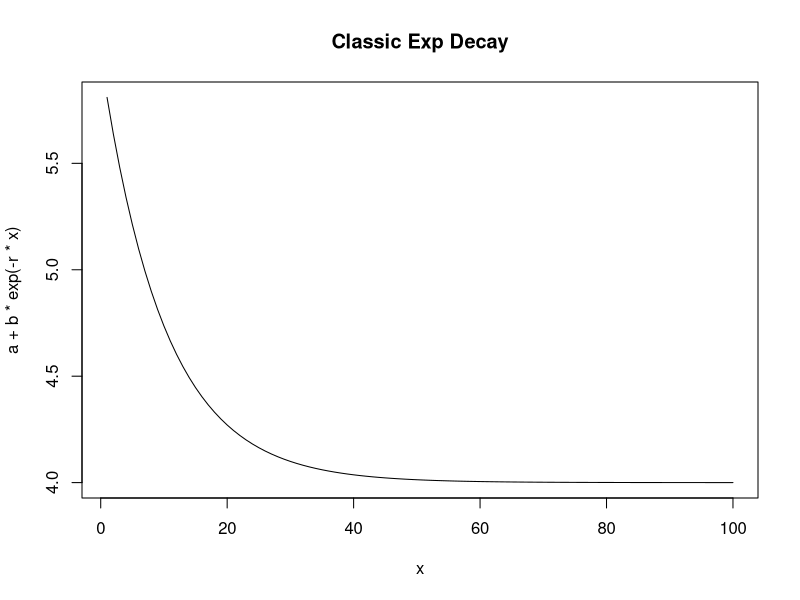
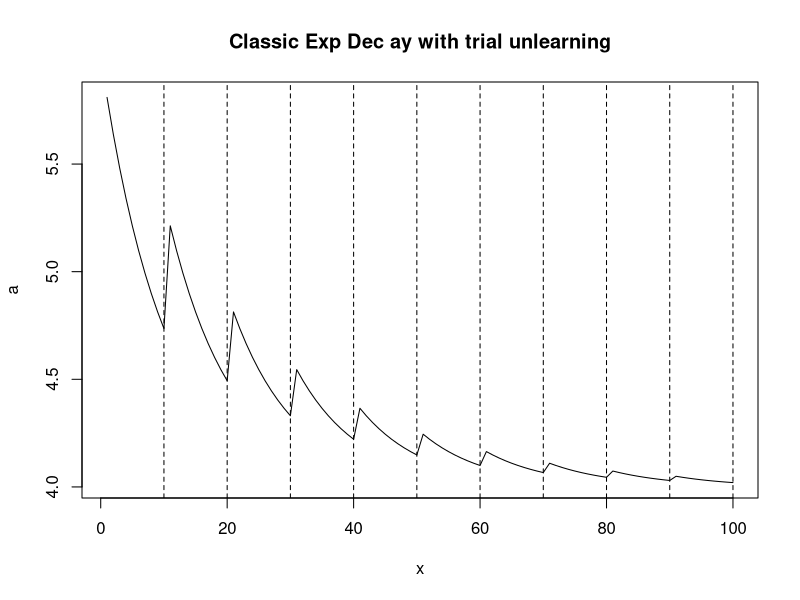
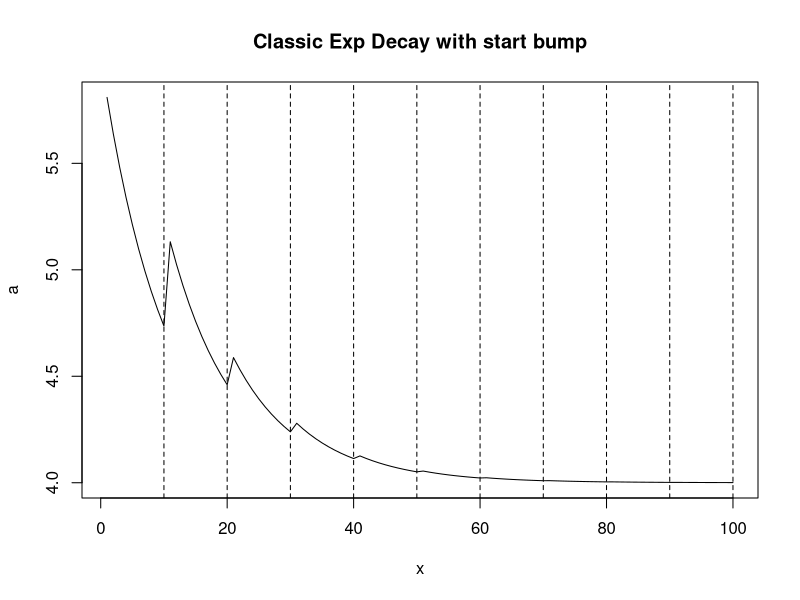
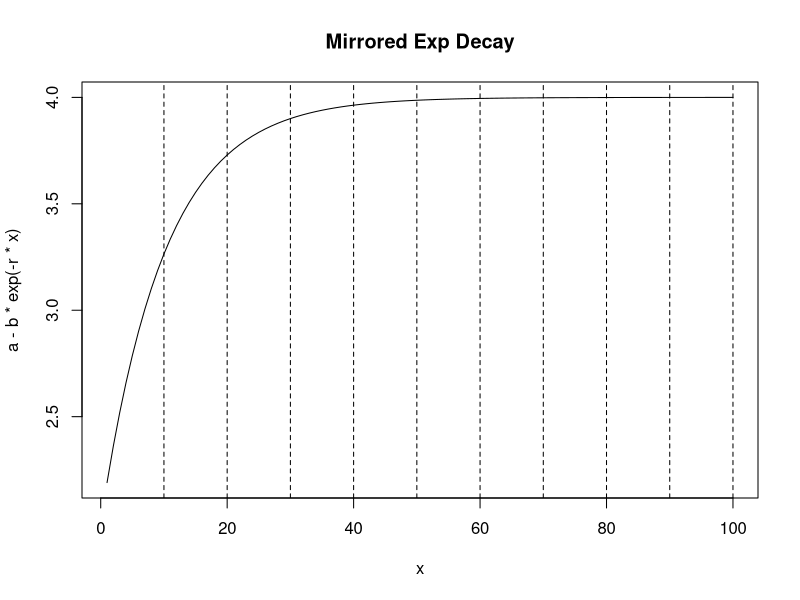
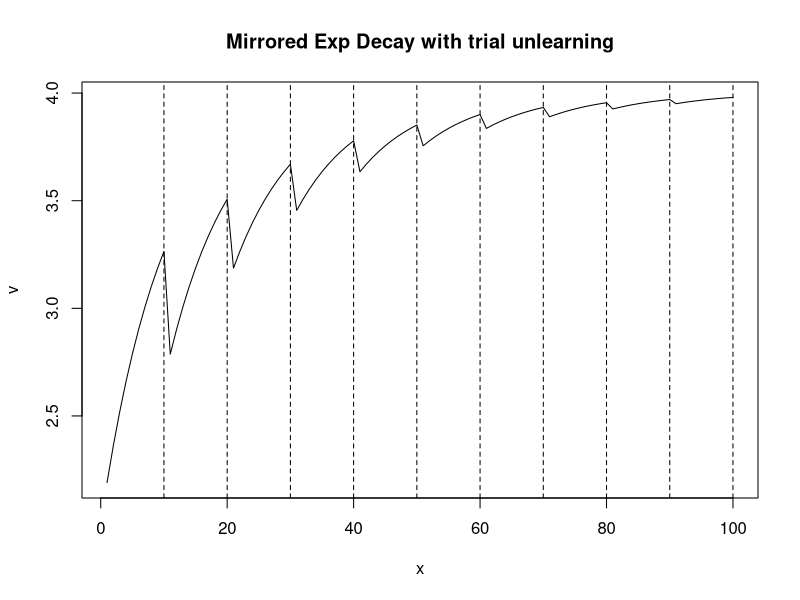
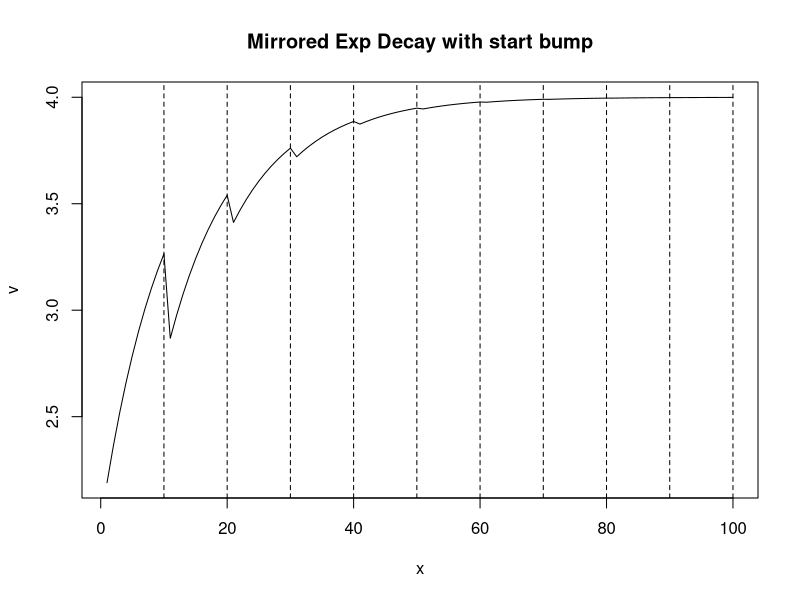
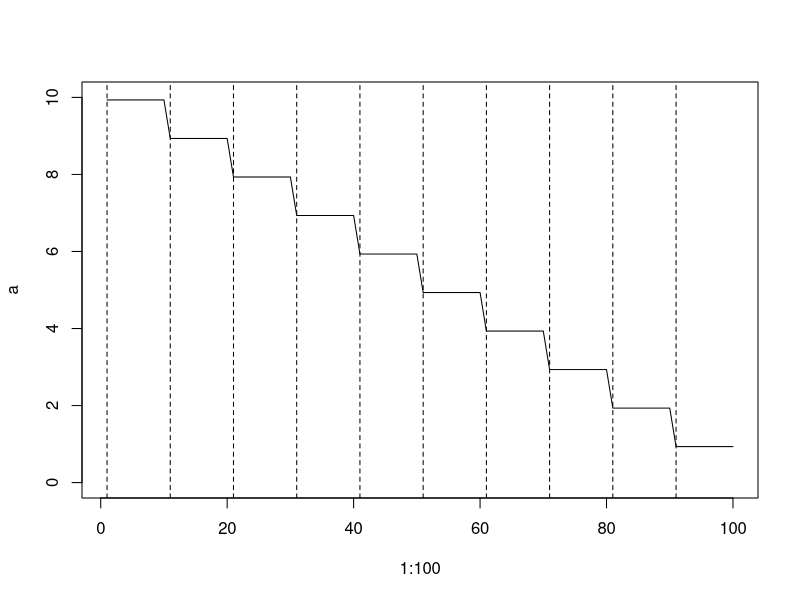

R code for these plots, in order: (Note: this script raises an error after producing the figures.)

block = 10

x=1:100

r=0.1
a=4
b=2

x1 = 1:100
x2=1:100
trialUnlearing=6
for (i in 1:block) {
  x2[(block*(i-1)+1):(block*(i-1)+block)]=x2[(block*(i-1)+1):(block*(i-1)+block)]-(trialUnlearing*(i-1))
}

b.bump=1.4
b2=rep(b,100)
for (i in 1:block) {
  b2[(block*(i-1)+1):(block*(i-1)+block)]=b2[(block*(i-1)+1):(block*(i-1)+block)]+(b.bump*(i-1))
}

# is the idea that we estimate a different value of b each time? 

plot(x,a+b*exp(-r*x),type="l",main="Classic Exp Decay")

plot(x,a+b*exp(-r*x2),type="l",main="Classic Exp Dec ay with trial unlearning", ylab = "a") # positive b because caution should increase after the block finishes
abline(v = x[seq(10, 100, 10)], lty = 2)


plot(x,a+b2*exp(-r*x1),type="l",main="Classic Exp Decay with start bump", ylab = "a")
abline(v = x[seq(10, 100, 10)], lty = 2)


plot(x,a-b*exp(-r*x),type="l",main="Mirrored Exp Decay")
abline(v = x[seq(10, 100, 10)], lty = 2)


plot(x,a-b*exp(-r*x2),type="l",main="Mirrored Exp Decay with trial unlearning", ylab = "v")
abline(v = x[seq(10, 100, 10)], lty = 2)


plot(x,a-b2*exp(-r*x),type="l",main="Mirrored Exp Decay with start bump", ylab = "v")
abline(v = x[seq(10, 100, 10)], lty = 2)

# Step model
blocks = rep(1:10, each = 10)
step = 0.066
a = sort(blocks - step, decreasing = TRUE)
plot(1:100,a, "l", ylim = c(0,10))
x_points <- seq(1, 100, 10)
segments(x_points, par("usr")[3], x_points, par("usr")[4], col = "black", lty = "dashed")

# blocked delay model
r=0.6
a=5
b=2
t = 1000
plot(trials,a+b*((t+1)/(t+exp(r*blocks))),type="l",main="Classic Transition Exponential Decay", ylab = "a")
segments(x_points, par("usr")[3], x_points, par("usr")[4], col = "black", lty = "dashed")


